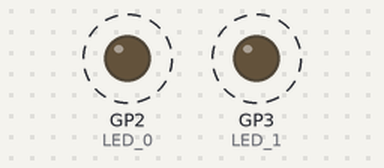
This sketch was run on a simulated Raspberry Pi Pico. Shown: output pins drawn as LEDs (lit = HIGH). Dashed ring = blinking.

Above: at 0.05 s.
Timing chart, 0 to 3.0 s (numbered marks = the images above):
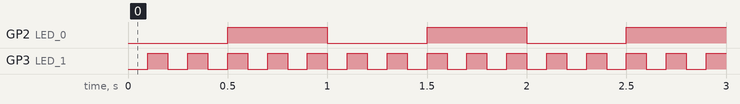

Measured:
- by itself, GP2 (LED_0): alternates HIGH for 0.50 s and LOW for 0.50 s
- by itself, GP3 (LED_1): alternates HIGH for 0.10 s and LOW for 0.10 s
- by itself, everything shown: repeats every 1.0 s, in 5 steps

The sketch:

blink_2core.ino
```cpp
#define LED_0  2
#define LED_1  3

void setup() {
  // put your setup code here, to run once:
  pinMode(LED_0,OUTPUT);

}

void setup1() {
  // put your setup code here, to run once:
  pinMode(LED_1,OUTPUT);

}


void loop() {
  // put your main code here, to run repeatedly:
  digitalWrite(LED_0,LOW);
  delay(500);
  digitalWrite(LED_0,HIGH);
  delay(500);
}

void loop1() {
  // put your main code here, to run repeatedly:
  digitalWrite(LED_1,LOW);
  delay(100);
  digitalWrite(LED_1,HIGH);
  delay(100);
}
```
